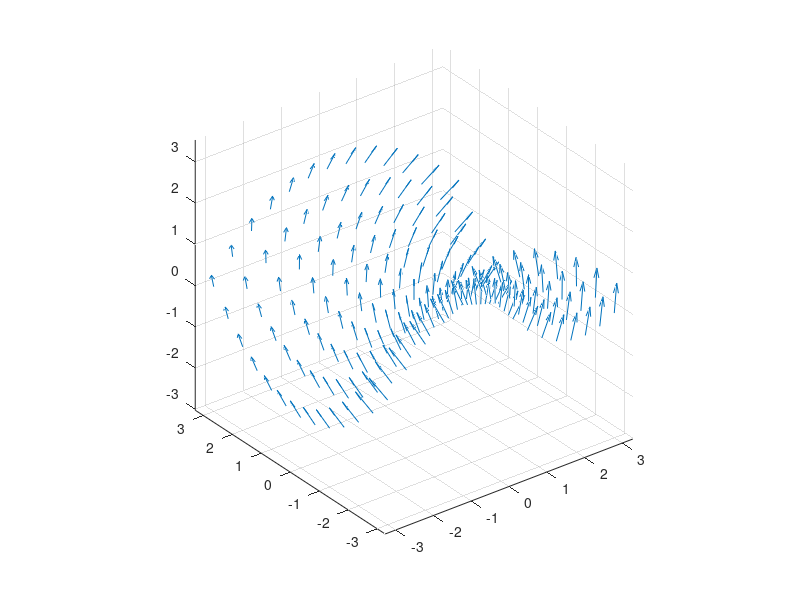

MATLAB code for this plot: (Note: this script raises an error after producing the figure.)
[X,Y] = meshgrid(-3:0.5:3,-3:0.5:3);
Z = 0.2*(Y.^2 - X.^2);
[U,V,W] = surfnorm(Z);

q = quiver3(X,Y,Z,U,V,W);
axis equal
q.ShowArrowHead = 'off';
q.Marker = '.';
